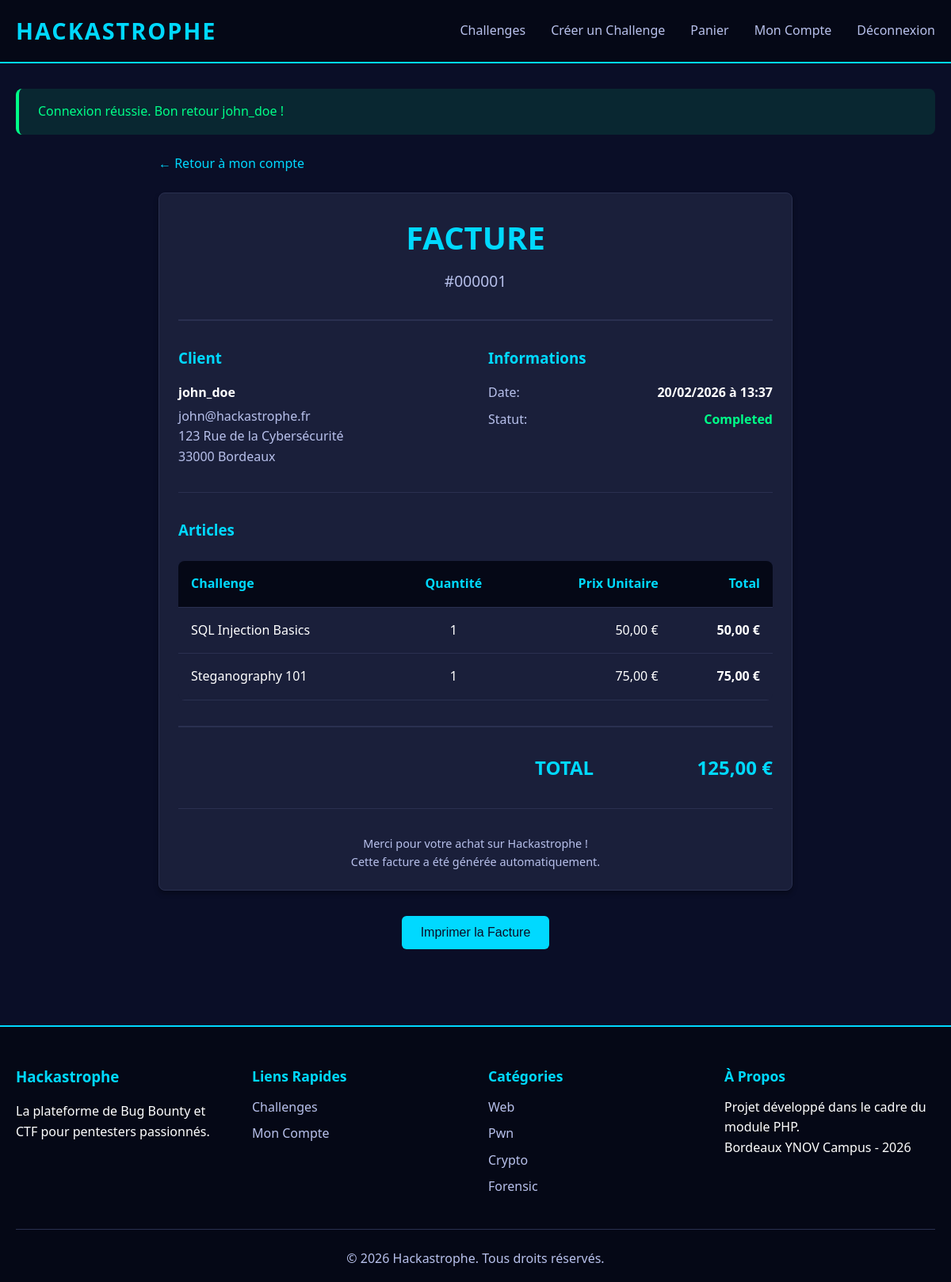
Screenshot of /invoice?id=1 (signed in) with the database file from the repository.
### tables this page shows
CREATE TABLE `Invoice` (
  `id` int(11) NOT NULL AUTO_INCREMENT,
  `user_id` int(11) NOT NULL,
  `date` timestamp NOT NULL DEFAULT current_timestamp(),
  `amount` decimal(10,2) NOT NULL,
  `billing_address` varchar(255) NOT NULL,
  `billing_city` varchar(100) NOT NULL,
  `billing_zip` varchar(10) NOT NULL,
  `status` enum('pending','completed','cancelled') NOT NULL DEFAULT 'completed',
  PRIMARY KEY (`id`),
  KEY `user_id` (`user_id`),
  KEY `idx_date` (`date`),
  CONSTRAINT `invoice_user_fk` FOREIGN KEY (`user_id`) REFERENCES `User` (`id`) ON DELETE CASCADE
);

CREATE TABLE `User` (
  `id` int(11) NOT NULL AUTO_INCREMENT,
  `username` varchar(50) NOT NULL,
  `email` varchar(100) NOT NULL,
  `password` varchar(255) NOT NULL,
  `balance` decimal(10,2) NOT NULL DEFAULT 1000.00,
  `role` enum('user','creator','admin') NOT NULL DEFAULT 'user',
  `profile_picture` varchar(255) DEFAULT NULL,
  `bio` text DEFAULT NULL,
  `skill_level` enum('junior','intermediate','senior','expert') DEFAULT 'junior',
  `score` int(11) NOT NULL DEFAULT 0,
  `is_active` tinyint(1) NOT NULL DEFAULT 1,
  `created_at` timestamp NOT NULL DEFAULT current_timestamp(),
  PRIMARY KEY (`id`),
  UNIQUE KEY `username` (`username`),
  UNIQUE KEY `email` (`email`),
  KEY `idx_role` (`role`),
  KEY `idx_score` (`score`)
);

CREATE TABLE `InvoiceItem` (
  `id` int(11) NOT NULL AUTO_INCREMENT,
  `invoice_id` int(11) NOT NULL,
  `challenge_id` int(11) NULL,
  `challenge_title` varchar(100) NOT NULL,
  `price` decimal(10,2) NOT NULL,
  `quantity` int(11) NOT NULL DEFAULT 1,
  PRIMARY KEY (`id`),
  KEY `invoice_id` (`invoice_id`),
  KEY `challenge_id` (`challenge_id`),
  CONSTRAINT `invoiceitem_invoice_fk` FOREIGN KEY (`invoice_id`) REFERENCES `Invoice` (`id`) ON DELETE CASCADE,
  CONSTRAINT `invoiceitem_challenge_fk` FOREIGN KEY (`challenge_id`) REFERENCES `Challenge` (`id`) ON DELETE SET NULL
);

### config/config.php (called while the page is built, shortened)
<?php
function h($string) {
    return htmlspecialchars($string, ENT_QUOTES, 'UTF-8');
}
function formatPrice($amount) {
    return number_format($amount, 2, ',', ' ') . ' €';
}
function formatDate($date) {
    return date('d/m/Y à H:i', strtotime($date));
}
function url($path = '') {
    return BASE_URL . $path;
}

### includes/cart_functions.php (called while the page is built, shortened)
<?php
function getInvoiceById($invoice_id, $user_id = null) {
    $db = getDBConnection();
    $sql = "
        SELECT i.*,
               u.username,
               u.email
        FROM Invoice i
        JOIN User u ON i.user_id = u.id
        WHERE i.id = ?
    ";
    if ($user_id !== null) {
        $sql .= " AND i.user_id = ?";
        $stmt = $db->prepare($sql);
        $stmt->bind_param("ii", $invoice_id, $user_id);
    } else {
        $stmt = $db->prepare($sql);
        $stmt->bind_param("i", $invoice_id);
    }
    $stmt->execute();
    $result = $stmt->get_result();
    $invoice = $result->fetch_assoc();
    $stmt = $db->prepare("
        SELECT * FROM InvoiceItem
        WHERE invoice_id = ?
    ");
    $stmt->bind_param("i", $invoice_id);
    $stmt->execute();
    $result = $stmt->get_result();
    $invoice['items'] = [];
    while ($row = $result->fetch_assoc()) {
        $invoice['items'][] = $row;
    }
    return $invoice;
}

### pages/invoice.php (the view, shortened to what this page needs)
<?php
require_once __DIR__ . '/../includes/cart_functions.php';
$invoice_id = isset($_GET['id']) ? intval($_GET['id']) : 0;
$invoice = getInvoiceById($invoice_id, getUserId());
include __DIR__ . '/../includes/header.php';
?>
<div class="container">
    <div style="max-width: 800px; margin: 0 auto;">
        <div style="margin-bottom: 1.5rem;">
            <a href="<?php echo url('/account'); ?>" style="color: var(--primary-color); text-decoration: none;">
                ← Retour à mon compte
            </a>
        </div>
        <div class="card">
            <div style="text-align: center; margin-bottom: 2rem;">
                <h1 style="color: var(--primary-color); font-size: 2.5rem; margin-bottom: 0.5rem;">
                    FACTURE
                </h1>
                <div style="font-size: 1.2rem; color: var(--text-secondary);">
                    #<?php echo str_pad($invoice['id'], 6, '0', STR_PAD_LEFT); ?>
                </div>
            </div>
            <hr style="border: none; border-top: 2px solid var(--border-color); margin: 2rem 0;">
            <div style="display: grid; grid-template-columns: 1fr 1fr; gap: 2rem; margin-bottom: 2rem;">
                <div>
                    <h3 style="color: var(--primary-color); margin-bottom: 1rem;">Client</h3>
                    <div style="color: var(--text-secondary);">
                        <strong style="color: var(--text-primary); display: block; margin-bottom: 0.25rem;">
                            <?php echo h($invoice['username']); ?>
                        </strong>
                        <?php echo h($invoice['email']); ?><br>
                        <?php echo h($invoice['billing_address']); ?><br>
                        <?php echo h($invoice['billing_zip']); ?> <?php echo h($invoice['billing_city']); ?>
                    </div>
                </div>
                <div>
                    <h3 style="color: var(--primary-color); margin-bottom: 1rem;">Informations</h3>
                    <div style="color: var(--text-secondary);">
                        <div style="display: flex; justify-content: space-between; margin-bottom: 0.5rem;">
                            <span>Date:</span>
                            <strong style="color: var(--text-primary);">
                                <?php echo formatDate($invoice['date']); ?>
                            </strong>
                        </div>
                        <div style="display: flex; justify-content: space-between;">
                            <span>Statut:</span>
                            <strong style="color: var(--success-color);">
                                <?php echo ucfirst($invoice['status']); ?>
                            </strong>
                        </div>
                    </div>
                </div>
            </div>
            <hr style="border: none; border-top: 1px solid var(--border-color); margin: 2rem 0;">
            <h3 style="color: var(--primary-color); margin-bottom: 1.5rem;">Articles</h3>
            <table class="table">
                <thead>
                    <tr>
                        <th>Challenge</th>
                        <th style="text-align: center;">Quantité</th>
                        <th style="text-align: right;">Prix Unitaire</th>
                        <th style="text-align: right;">Total</th>
                    </tr>
                </thead>
                <tbody>
                    <?php foreach ($invoice['items'] as $item): ?>
                        <tr>
                            <td><?php echo h($item['challenge_title']); ?></td>
                            <td style="text-align: center;"><?php echo $item['quantity']; ?></td>
                            <td style="text-align: right;"><?php echo formatPrice($item['price']); ?></td>
                            <td style="text-align: right; font-weight: bold;">
                                <?php echo formatPrice($item['price'] * $item['quantity']); ?>
                            </td>
                        </tr>
                    <?php endforeach; ?>
                </tbody>
            </table>
            <hr style="border: none; border-top: 2px solid var(--border-color); margin: 2rem 0;">
            <div style="display: flex; justify-content: flex-end;">
                <div style="min-width: 300px;">
                    <div style="display: flex; justify-content: space-between; font-size: 1.5rem; font-weight: bold; color: var(--primary-color);">
                        <span>TOTAL</span>
                        <span><?php echo formatPrice($invoice['amount']); ?></span>
                    </div>
                </div>
            </div>
            <hr style="border: none; border-top: 1px solid var(--border-color); margin: 2rem 0;">
            <div style="text-align: center; color: var(--text-secondary); font-size: 0.9rem;">
                <p>Merci pour votre achat sur Hackastrophe !</p>
                <p>Cette facture a été générée automatiquement.</p>
            </div>
        </div>
        <div style="margin-top: 2rem; text-align: center;">
            <button onclick="window.print()" class="btn btn-primary">
                Imprimer la Facture
            </button>
        </div>
    </div>
</div>
<?php include __DIR__ . '/../includes/footer.php'; ?>

### assets/css/style.css (style rules this page uses)
* { margin: 0; padding: 0; box-sizing: border-box; }
:root { --primary-color: #00d9ff; --secondary-color: #7b2cbf; --dark-bg: #0a0e27; --darker-bg: #050816; --card-bg: #1a1f3a; --text-primary: #ffffff; --text-secondary: #b8c1ec; --success-color: #00ff88; --error-color: #ff0055; --warning-color: #ffaa00; --border-color: #2a3050; --shadow: 0 4px 6px rgba(0, 0, 0, 0.3); }
body { font-family: 'Segoe UI', Tahoma, Geneva, Verdana, sans-serif; background: var(--dark-bg); color: var(--text-primary); line-height: 1.6; min-height: 100vh; display: flex; flex-direction: column; }
.container { max-width: 1200px; margin: 0 auto; padding: 0 20px; }
.btn { display: inline-block; padding: 0.75rem 1.5rem; border: none; border-radius: 6px; cursor: pointer; text-decoration: none; transition: all 0.3s; font-size: 1rem; font-weight: 500; }
.btn-primary { background: var(--primary-color); color: var(--dark-bg); }
.card { background: var(--card-bg); border: 1px solid var(--border-color); border-radius: 8px; padding: 1.5rem; box-shadow: var(--shadow); }
.table { width: 100%; background: var(--card-bg); border-collapse: collapse; border-radius: 8px; overflow: hidden; }
.table th, .table td { padding: 1rem; text-align: left; border-bottom: 1px solid var(--border-color); }
.table th { background: var(--darker-bg); color: var(--primary-color); font-weight: bold; }

### rows the page displays
invoice: id "000001", user.username "john_doe", user.email "john@hackastrophe.fr", billing_address "123 Rue de la Cybersécurité", billing_zip "33000", billing_city "Bordeaux", date "20/02/2026 à 13:37", status "Completed", amount "125,00 €"
invoiceitem: challenge_title "SQL Injection Basics", quantity "1", price "50,00 €", formatPrice($item['price'] * $item['quantity']) "50,00 €"
invoiceitem: challenge_title "Steganography 101", quantity "1", price "75,00 €", formatPrice($item['price'] * $item['quantity']) "75,00 €"

### other values shown
$message "Connexion réussie. Bon retour john_doe !"
$name "Web"
$name "Pwn"
$name "Crypto"
$name "Forensic"
